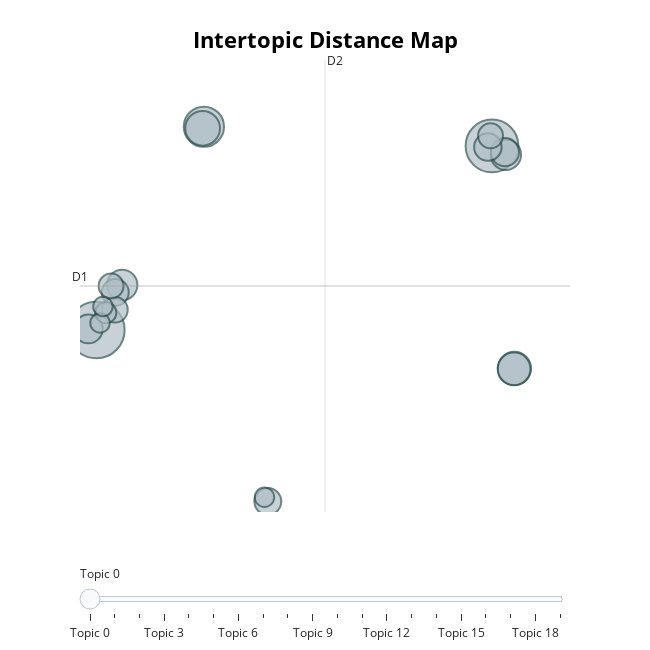

Notebook code for this chart:
### Code cell
# Lihat topik-topik utama
topic_model.get_topic_info().head(10)

# Tampilkan 5 kata utama dari topik-topik
topic_model.get_topic(0)  # topik 0

# Visualisasi interaktif
topic_model.visualize_topics()

### Figure 1 — Plotly figure (JSON) as saved in the notebook; plotly's stock layout.template omitted (floating-point values rounded to 4 significant figures)
{"data": [{"customdata": [[0, "update | game | di | main | saya", 93], [1, "kartu | level | saya | yang | tidak", 81], [2, "supercell | dan | main | itu | baik", 47], [3, "supercell | musuh | level | tolong | imbang", 35], [4, "sinyal | bagus | tiba | sering | padahal", 32], [5, "wifi | jaring | data | lag | padahal", 31], [6, "musuh | level | kasih | kita | adil", 27], [7, "clash | royale | saya | yang | di", 27], [8, "akun | supercell | kode | ke | login", 24], [9, "level | menang | tinggi | lawan | kalah", 23], [10, "pay | win | to | ga | game", 22], [11, "yang | dan | musuh | berat | bagus", 21], [12, "musuh | saya | tambah | hancurin | di", 21], [13, "bagus | game | chest | seru | santai", 19], [14, "developer | level | lawan | untuk | saya", 18], [15, "elixir | cepat | keluar | sama | lawan", 18], [16, "level | kalian | lawan | jumpa | yg", 13], [17, "game | lama | ini | selalu | buruk", 11], [18, "game | ini | lawan | kalah | sportif", 11], [19, "udah | gk | lvl | musuh | kalah", 11]], "hovertemplate": "<b>Topic %{customdata[0]}</b><br>%{customdata[1]}<br>Size: %{customdata[2]}", "legendgroup": "", "marker": {"color": "#B0BEC5", "line": {"color": "DarkSlateGrey", "width": 2}, "size": [93, 81, 47, 35, 32, 31, 27, 27, 24, 23, 22, 21, 21, 19, 18, 18, 13, 11, 11, 11], "sizemode": "area", "sizeref": 0.05813, "symbol": "circle"}, "mode": "markers", "name": "", "orientation": "v", "showlegend": false, "type": "scatter", "x": [-2.408, 17.64, 3.041, 2.977, 18.78, 18.76, 18.34, -1.101, -2.814, 18.3, 17.43, -1.448, 6.281, -1.465, -1.661, 17.57, -1.928, -2.222, -2.073, 6.11], "xaxis": "x", "y": [9.835, 17.33, 18.11, 18.05, 8.27, 8.252, 16.97, 11.67, 9.879, 17.07, 17.28, 11.37, 2.856, 10.66, 11.63, 17.74, 10.54, 10.12, 10.79, 3.027], "yaxis": "y"}], "layout": {"annotations": [{"showarrow": false, "text": "D1", "x": -3.237, "y": 11.63, "yshift": 10}, {"showarrow": false, "text": "D2", "x": 9.178, "xshift": 10, "y": 20.83}], "height": 650, "hoverlabel": {"bgcolor": "white", "font": {"family": "Rockwell", "size": 16}}, "legend": {"itemsizing": "constant", "tracegroupgap": 0}, "margin": {"t": 60}, "shapes": [{"line": {"color": "#CFD8DC", "width": 2}, "type": "line", "x0": 9.178, "x1": 9.178, "y0": 2.428, "y1": 20.83}, {"line": {"color": "#9E9E9E", "width": 2}, "type": "line", "x0": -3.237, "x1": 21.59, "y0": 11.63, "y1": 11.63}], "sliders": [{"active": 0, "pad": {"t": 50}, "steps": [{"args": [{"marker.color": [["red", "#B0BEC5", "#B0BEC5", "#B0BEC5", "#B0BEC5", "#B0BEC5", "#B0BEC5", "#B0BEC5", "#B0BEC5", "#B0BEC5", "#B0BEC5", "#B0BEC5", "#B0BEC5", "#B0BEC5", "#B0BEC5", "#B0BEC5", "#B0BEC5", "#B0BEC5", "#B0BEC5", "#B0BEC5"]]}], "label": "Topic 0", "method": "update"}, {"args": [{"marker.color": [["#B0BEC5", "red", "#B0BEC5", "#B0BEC5", "#B0BEC5", "#B0BEC5", "#B0BEC5", "#B0BEC5", "#B0BEC5", "#B0BEC5", "#B0BEC5", "#B0BEC5", "#B0BEC5", "#B0BEC5", "#B0BEC5", "#B0BEC5", "#B0BEC5", "#B0BEC5", "#B0BEC5", "#B0BEC5"]]}], "label": "Topic 1", "method": "update"}, {"args": [{"marker.color": [["#B0BEC5", "#B0BEC5", "red", "#B0BEC5", "#B0BEC5", "#B0BEC5", "#B0BEC5", "#B0BEC5", "#B0BEC5", "#B0BEC5", "#B0BEC5", "#B0BEC5", "#B0BEC5", "#B0BEC5", "#B0BEC5", "#B0BEC5", "#B0BEC5", "#B0BEC5", "#B0BEC5", "#B0BEC5"]]}], "label": "Topic 2", "method": "update"}, {"args": [{"marker.color": [["#B0BEC5", "#B0BEC5", "#B0BEC5", "red", "#B0BEC5", "#B0BEC5", "#B0BEC5", "#B0BEC5", "#B0BEC5", "#B0BEC5", "#B0BEC5", "#B0BEC5", "#B0BEC5", "#B0BEC5", "#B0BEC5", "#B0BEC5", "#B0BEC5", "#B0BEC5", "#B0BEC5", "#B0BEC5"]]}], "label": "Topic 3", "method": "update"}, {"args": [{"marker.color": [["#B0BEC5", "#B0BEC5", "#B0BEC5", "#B0BEC5", "red", "#B0BEC5", "#B0BEC5", "#B0BEC5", "#B0BEC5", "#B0BEC5", "#B0BEC5", "#B0BEC5", "#B0BEC5", "#B0BEC5", "#B0BEC5", "#B0BEC5", "#B0BEC5", "#B0BEC5", "#B0BEC5", "#B0BEC5"]]}], "label": "Topic 4", "method": "update"}, {"args": [{"marker.color": [["#B0BEC5", "#B0BEC5", "#B0BEC5", "#B0BEC5", "#B0BEC5", "red", "#B0BEC5", "#B0BEC5", "#B0BEC5", "#B0BEC5", "#B0BEC5", "#B0BEC5", "#B0BEC5", "#B0BEC5", "#B0BEC5", "#B0BEC5", "#B0BEC5", "#B0BEC5", "#B0BEC5", "#B0BEC5"]]}], "label": "Topic 5", "method": "update"}, {"args": [{"marker.color": [["#B0BEC5", "#B0BEC5", "#B0BEC5", "#B0BEC5", "#B0BEC5", "#B0BEC5", "red", "#B0BEC5", "#B0BEC5", "#B0BEC5", "#B0BEC5", "#B0BEC5", "#B0BEC5", "#B0BEC5", "#B0BEC5", "#B0BEC5", "#B0BEC5", "#B0BEC5", "#B0BEC5", "#B0BEC5"]]}], "label": "Topic 6", "method": "update"}, {"args": [{"marker.color": [["#B0BEC5", "#B0BEC5", "#B0BEC5", "#B0BEC5", "#B0BEC5", "#B0BEC5", "#B0BEC5", "red", "#B0BEC5", "#B0BEC5", "#B0BEC5", "#B0BEC5", "#B0BEC5", "#B0BEC5", "#B0BEC5", "#B0BEC5", "#B0BEC5", "#B0BEC5", "#B0BEC5", "#B0BEC5"]]}], "label": "Topic 7", "method": "update"}, {"args": [{"marker.color": [["#B0BEC5", "#B0BEC5", "#B0BEC5", "#B0BEC5", "#B0BEC5", "#B0BEC5", "#B0BEC5", "#B0BEC5", "red", "#B0BEC5", "#B0BEC5", "#B0BEC5", "#B0BEC5", "#B0BEC5", "#B0BEC5", "#B0BEC5", "#B0BEC5", "#B0BEC5", "#B0BEC5", "#B0BEC5"]]}], "label": "Topic 8", "method": "update"}, {"args": [{"marker.color": [["#B0BEC5", "#B0BEC5", "#B0BEC5", "#B0BEC5", "#B0BEC5", "#B0BEC5", "#B0BEC5", "#B0BEC5", "#B0BEC5", "red", "#B0BEC5", "#B0BEC5", "#B0BEC5", "#B0BEC5", "#B0BEC5", "#B0BEC5", "#B0BEC5", "#B0BEC5", "#B0BEC5", "#B0BEC5"]]}], "label": "Topic 9", "method": "update"}, {"args": [{"marker.color": [["#B0BEC5", "#B0BEC5", "#B0BEC5", "#B0BEC5", "#B0BEC5", "#B0BEC5", "#B0BEC5", "#B0BEC5", "#B0BEC5", "#B0BEC5", "red", "#B0BEC5", "#B0BEC5", "#B0BEC5", "#B0BEC5", "#B0BEC5", "#B0BEC5", "#B0BEC5", "#B0BEC5", "#B0BEC5"]]}], "label": "Topic 10", "method": "update"}, {"args": [{"marker.color": [["#B0BEC5", "#B0BEC5", "#B0BEC5", "#B0BEC5", "#B0BEC5", "#B0BEC5", "#B0BEC5", "#B0BEC5", "#B0BEC5", "#B0BEC5", "#B0BEC5", "red", "#B0BEC5", "#B0BEC5", "#B0BEC5", "#B0BEC5", "#B0BEC5", "#B0BEC5", "#B0BEC5", "#B0BEC5"]]}], "label": "Topic 11", "method": "update"}, {"args": [{"marker.color": [["#B0BEC5", "#B0BEC5", "#B0BEC5", "#B0BEC5", "#B0BEC5", "#B0BEC5", "#B0BEC5", "#B0BEC5", "#B0BEC5", "#B0BEC5", "#B0BEC5", "#B0BEC5", "red", "#B0BEC5", "#B0BEC5", "#B0BEC5", "#B0BEC5", "#B0BEC5", "#B0BEC5", "#B0BEC5"]]}], "label": "Topic 12", "method": "update"}, {"args": [{"marker.color": [["#B0BEC5", "#B0BEC5", "#B0BEC5", "#B0BEC5", "#B0BEC5", "#B0BEC5", "#B0BEC5", "#B0BEC5", "#B0BEC5", "#B0BEC5", "#B0BEC5", "#B0BEC5", "#B0BEC5", "red", "#B0BEC5", "#B0BEC5", "#B0BEC5", "#B0BEC5", "#B0BEC5", "#B0BEC5"]]}], "label": "Topic 13", "method": "update"}, {"args": [{"marker.color": [["#B0BEC5", "#B0BEC5", "#B0BEC5", "#B0BEC5", "#B0BEC5", "#B0BEC5", "#B0BEC5", "#B0BEC5", "#B0BEC5", "#B0BEC5", "#B0BEC5", "#B0BEC5", "#B0BEC5", "#B0BEC5", "red", "#B0BEC5", "#B0BEC5", "#B0BEC5", "#B0BEC5", "#B0BEC5"]]}], "label": "Topic 14", "method": "update"}, {"args": [{"marker.color": [["#B0BEC5", "#B0BEC5", "#B0BEC5", "#B0BEC5", "#B0BEC5", "#B0BEC5", "#B0BEC5", "#B0BEC5", "#B0BEC5", "#B0BEC5", "#B0BEC5", "#B0BEC5", "#B0BEC5", "#B0BEC5", "#B0BEC5", "red", "#B0BEC5", "#B0BEC5", "#B0BEC5", "#B0BEC5"]]}], "label": "Topic 15", "method": "update"}, {"args": [{"marker.color": [["#B0BEC5", "#B0BEC5", "#B0BEC5", "#B0BEC5", "#B0BEC5", "#B0BEC5", "#B0BEC5", "#B0BEC5", "#B0BEC5", "#B0BEC5", "#B0BEC5", "#B0BEC5", "#B0BEC5", "#B0BEC5", "#B0BEC5", "#B0BEC5", "red", "#B0BEC5", "#B0BEC5", "#B0BEC5"]]}], "label": "Topic 16", "method": "update"}, {"args": [{"marker.color": [["#B0BEC5", "#B0BEC5", "#B0BEC5", "#B0BEC5", "#B0BEC5", "#B0BEC5", "#B0BEC5", "#B0BEC5", "#B0BEC5", "#B0BEC5", "#B0BEC5", "#B0BEC5", "#B0BEC5", "#B0BEC5", "#B0BEC5", "#B0BEC5", "#B0BEC5", "red", "#B0BEC5", "#B0BEC5"]]}], "label": "Topic 17", "method": "update"}, {"args": [{"marker.color": [["#B0BEC5", "#B0BEC5", "#B0BEC5", "#B0BEC5", "#B0BEC5", "#B0BEC5", "#B0BEC5", "#B0BEC5", "#B0BEC5", "#B0BEC5", "#B0BEC5", "#B0BEC5", "#B0BEC5", "#B0BEC5", "#B0BEC5", "#B0BEC5", "#B0BEC5", "#B0BEC5", "red", "#B0BEC5"]]}], "label": "Topic 18", "method": "update"}, {"args": [{"marker.color": [["#B0BEC5", "#B0BEC5", "#B0BEC5", "#B0BEC5", "#B0BEC5", "#B0BEC5", "#B0BEC5", "#B0BEC5", "#B0BEC5", "#B0BEC5", "#B0BEC5", "#B0BEC5", "#B0BEC5", "#B0BEC5", "#B0BEC5", "#B0BEC5", "#B0BEC5", "#B0BEC5", "#B0BEC5", "red"]]}], "label": "Topic 19", "method": "update"}]}], "title": {"font": {"color": "Black", "size": 22}, "text": "<b>Intertopic Distance Map</b>", "x": 0.5, "xanchor": "center", "y": 0.95, "yanchor": "top"}, "width": 650, "xaxis": {"anchor": "y", "domain": [0, 1], "range": [-3.237, 21.59], "title": {"text": ""}, "visible": false}, "yaxis": {"anchor": "x", "domain": [0, 1], "range": [2.428, 20.83], "title": {"text": ""}, "visible": false}}}
